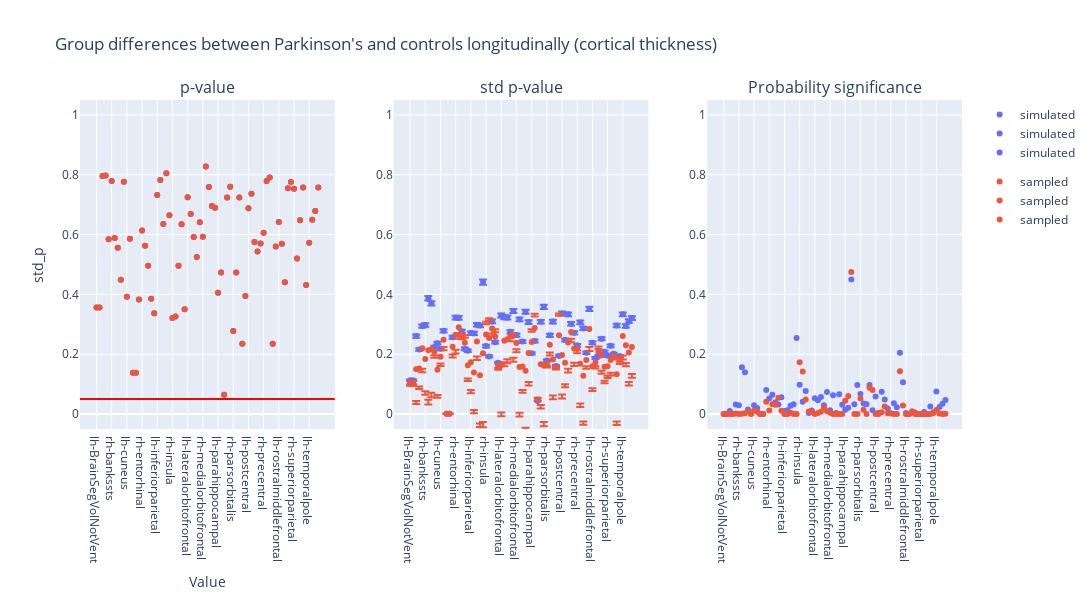

Write notebook code for a chart like this one.
### Code cell
plot_dumbbell(
    ancova_longitudinal_thickness,
    "Group differences between Parkinson's and controls longitudinally (cortical thickness)",
    "group"
)

### Figure 1 — Plotly figure (JSON) as saved in the notebook; plotly's stock layout.template omitted (floating-point values rounded to 4 significant figures)
{"data": [{"hovertemplate": "group=simulated<br>region=%{x}<br>p_value=%{y}<extra></extra>", "legendgroup": "simulated", "marker": {"color": "#636efa", "symbol": "circle"}, "mode": "markers", "name": "simulated", "orientation": "v", "showlegend": true, "type": "scatter", "x": ["lh-BrainSegVolNotVent", "rh-BrainSegVolNotVent", "lh-MeanThickness", "rh-MeanThickness", "lh-bankssts", "rh-bankssts", "lh-caudalanteriorcingulate", "rh-caudalanteriorcingulate", "lh-caudalmiddlefrontal", "rh-caudalmiddlefrontal", "lh-cuneus", "rh-cuneus", "lh-eTIV", "rh-eTIV", "lh-entorhinal", "rh-entorhinal", "lh-frontalpole", "rh-frontalpole", "lh-fusiform", "rh-fusiform", "lh-inferiorparietal", "rh-inferiorparietal", "lh-inferiortemporal", "rh-inferiortemporal", "lh-insula", "rh-insula", "lh-isthmuscingulate", "rh-isthmuscingulate", "lh-lateraloccipital", "rh-lateraloccipital", "lh-lateralorbitofrontal", "rh-lateralorbitofrontal", "lh-lingual", "rh-lingual", "lh-medialorbitofrontal", "rh-medialorbitofrontal", "lh-middletemporal", "rh-middletemporal", "lh-paracentral", "rh-paracentral", "lh-parahippocampal", "rh-parahippocampal", "lh-parsopercularis", "rh-parsopercularis", "lh-parsorbitalis", "rh-parsorbitalis", "lh-parstriangularis", "rh-parstriangularis", "lh-pericalcarine", "rh-pericalcarine", "lh-postcentral", "rh-postcentral", "lh-posteriorcingulate", "rh-posteriorcingulate", "lh-precentral", "rh-precentral", "lh-precuneus", "rh-precuneus", "lh-rostralanteriorcingulate", "rh-rostralanteriorcingulate", "lh-rostralmiddlefrontal", "rh-rostralmiddlefrontal", "lh-superiorfrontal", "rh-superiorfrontal", "lh-superiorparietal", "rh-superiorparietal", "lh-superiortemporal", "rh-superiortemporal", "lh-supramarginal", "rh-supramarginal", "lh-temporalpole", "rh-temporalpole", "lh-transversetemporal", "rh-transversetemporal"], "xaxis": "x", "y": [0.3562, 0.3562, 0.7958, 0.7972, 0.5844, 0.779, 0.5886, 0.556, 0.4492, 0.7769, 0.3918, 0.5862, 0.1379, 0.1379, 0.3832, 0.6136, 0.5626, 0.4961, 0.3856, 0.3373, 0.7324, 0.7827, 0.6352, 0.8048, 0.6647, 0.3212, 0.3261, 0.4962, 0.6344, 0.3503, 0.7251, 0.6685, 0.5916, 0.5255, 0.6411, 0.5924, 0.8274, 0.7592, 0.6958, 0.6901, 0.4059, 0.4735, 0.06442, 0.7243, 0.7603, 0.2779, 0.473, 0.7244, 0.2346, 0.3944, 0.6881, 0.7364, 0.5754, 0.5432, 0.5705, 0.6061, 0.779, 0.7905, 0.2349, 0.5603, 0.6417, 0.5691, 0.4405, 0.7553, 0.7762, 0.7534, 0.52, 0.6479, 0.757, 0.4317, 0.5726, 0.6495, 0.6792, 0.7576], "yaxis": "y"}, {"hovertemplate": "group=sampled<br>region=%{x}<br>p_value=%{y}<extra></extra>", "legendgroup": "sampled", "marker": {"color": "#EF553B", "symbol": "circle"}, "mode": "markers", "name": "sampled", "orientation": "v", "showlegend": true, "type": "scatter", "x": ["lh-BrainSegVolNotVent", "rh-BrainSegVolNotVent", "lh-MeanThickness", "rh-MeanThickness", "lh-bankssts", "rh-bankssts", "lh-caudalanteriorcingulate", "rh-caudalanteriorcingulate", "lh-caudalmiddlefrontal", "rh-caudalmiddlefrontal", "lh-cuneus", "rh-cuneus", "lh-eTIV", "rh-eTIV", "lh-entorhinal", "rh-entorhinal", "lh-frontalpole", "rh-frontalpole", "lh-fusiform", "rh-fusiform", "lh-inferiorparietal", "rh-inferiorparietal", "lh-inferiortemporal", "rh-inferiortemporal", "lh-insula", "rh-insula", "lh-isthmuscingulate", "rh-isthmuscingulate", "lh-lateraloccipital", "rh-lateraloccipital", "lh-lateralorbitofrontal", "rh-lateralorbitofrontal", "lh-lingual", "rh-lingual", "lh-medialorbitofrontal", "rh-medialorbitofrontal", "lh-middletemporal", "rh-middletemporal", "lh-paracentral", "rh-paracentral", "lh-parahippocampal", "rh-parahippocampal", "lh-parsopercularis", "rh-parsopercularis", "lh-parsorbitalis", "rh-parsorbitalis", "lh-parstriangularis", "rh-parstriangularis", "lh-pericalcarine", "rh-pericalcarine", "lh-postcentral", "rh-postcentral", "lh-posteriorcingulate", "rh-posteriorcingulate", "lh-precentral", "rh-precentral", "lh-precuneus", "rh-precuneus", "lh-rostralanteriorcingulate", "rh-rostralanteriorcingulate", "lh-rostralmiddlefrontal", "rh-rostralmiddlefrontal", "lh-superiorfrontal", "rh-superiorfrontal", "lh-superiorparietal", "rh-superiorparietal", "lh-superiortemporal", "rh-superiortemporal", "lh-supramarginal", "rh-supramarginal", "lh-temporalpole", "rh-temporalpole", "lh-transversetemporal", "rh-transversetemporal"], "xaxis": "x", "y": [0.3562, 0.3562, 0.7958, 0.7972, 0.5844, 0.779, 0.5886, 0.556, 0.4492, 0.7769, 0.3918, 0.5862, 0.1379, 0.1379, 0.3832, 0.6136, 0.5626, 0.4961, 0.3856, 0.3373, 0.7324, 0.7827, 0.6352, 0.8048, 0.6647, 0.3212, 0.3261, 0.4962, 0.6344, 0.3503, 0.7251, 0.6685, 0.5916, 0.5255, 0.6411, 0.5924, 0.8274, 0.7592, 0.6958, 0.6901, 0.4059, 0.4735, 0.06442, 0.7243, 0.7603, 0.2779, 0.473, 0.7244, 0.2346, 0.3944, 0.6881, 0.7364, 0.5754, 0.5432, 0.5705, 0.6061, 0.779, 0.7905, 0.2349, 0.5603, 0.6417, 0.5691, 0.4405, 0.7553, 0.7762, 0.7534, 0.52, 0.6479, 0.757, 0.4317, 0.5726, 0.6495, 0.6792, 0.7576], "yaxis": "y"}, {"error_y": {"array": [0.002201, 0.002201, 0.005075, 0.00421, 0.005726, 0.005806, 0.007543, 0.007209, 0.004362, 0.004615, 0.004244, 0.005418, 2.241e-05, 2.241e-05, 0.004998, 0.006281, 0.006266, 0.005389, 0.004243, 0.00412, 0.005272, 0.005253, 0.005818, 0.005768, 0.008595, 0.004428, 0.003751, 0.006032, 0.004679, 0.003334, 0.00642, 0.006296, 0.006286, 0.005351, 0.006714, 0.005143, 0.006162, 0.004717, 0.006667, 0.005989, 0.003954, 0.004758, 0.0008532, 0.006008, 0.00698, 0.00348, 0.005124, 0.006022, 0.003131, 0.003787, 0.006547, 0.00482, 0.006493, 0.005878, 0.005288, 0.004478, 0.005967, 0.005576, 0.003995, 0.00685, 0.004644, 0.003637, 0.003784, 0.004899, 0.004062, 0.003793, 0.004445, 0.00392, 0.005767, 0.003773, 0.00649, 0.005732, 0.006048, 0.006249], "arrayminus": [0.002245, 0.002245, 0.005178, 0.004295, 0.005842, 0.005924, 0.007696, 0.007355, 0.00445, 0.004709, 0.00433, 0.005528, 2.287e-05, 2.287e-05, 0.005099, 0.006408, 0.006393, 0.005498, 0.004328, 0.004203, 0.005378, 0.005359, 0.005935, 0.005885, 0.008769, 0.004517, 0.003827, 0.006154, 0.004774, 0.003402, 0.00655, 0.006424, 0.006414, 0.005459, 0.00685, 0.005247, 0.006287, 0.004813, 0.006802, 0.00611, 0.004034, 0.004854, 0.0008704, 0.00613, 0.007121, 0.00355, 0.005228, 0.006143, 0.003194, 0.003864, 0.006679, 0.004918, 0.006624, 0.005997, 0.005395, 0.004569, 0.006088, 0.005689, 0.004076, 0.006988, 0.004738, 0.003711, 0.003861, 0.004999, 0.004144, 0.00387, 0.004535, 0.003999, 0.005884, 0.003849, 0.006622, 0.005848, 0.00617, 0.006375]}, "hovertemplate": "group=simulated<br>region=%{x}<br>std_p=%{y}<extra></extra>", "legendgroup": "simulated", "marker": {"color": "#636efa", "symbol": "circle"}, "mode": "markers", "name": "simulated", "orientation": "v", "showlegend": true, "type": "scatter", "x": ["lh-BrainSegVolNotVent", "rh-BrainSegVolNotVent", "lh-MeanThickness", "rh-MeanThickness", "lh-bankssts", "rh-bankssts", "lh-caudalanteriorcingulate", "rh-caudalanteriorcingulate", "lh-caudalmiddlefrontal", "rh-caudalmiddlefrontal", "lh-cuneus", "rh-cuneus", "lh-eTIV", "rh-eTIV", "lh-entorhinal", "rh-entorhinal", "lh-frontalpole", "rh-frontalpole", "lh-fusiform", "rh-fusiform", "lh-inferiorparietal", "rh-inferiorparietal", "lh-inferiortemporal", "rh-inferiortemporal", "lh-insula", "rh-insula", "lh-isthmuscingulate", "rh-isthmuscingulate", "lh-lateraloccipital", "rh-lateraloccipital", "lh-lateralorbitofrontal", "rh-lateralorbitofrontal", "lh-lingual", "rh-lingual", "lh-medialorbitofrontal", "rh-medialorbitofrontal", "lh-middletemporal", "rh-middletemporal", "lh-paracentral", "rh-paracentral", "lh-parahippocampal", "rh-parahippocampal", "lh-parsopercularis", "rh-parsopercularis", "lh-parsorbitalis", "rh-parsorbitalis", "lh-parstriangularis", "rh-parstriangularis", "lh-pericalcarine", "rh-pericalcarine", "lh-postcentral", "rh-postcentral", "lh-posteriorcingulate", "rh-posteriorcingulate", "lh-precentral", "rh-precentral", "lh-precuneus", "rh-precuneus", "lh-rostralanteriorcingulate", "rh-rostralanteriorcingulate", "lh-rostralmiddlefrontal", "rh-rostralmiddlefrontal", "lh-superiorfrontal", "rh-superiorfrontal", "lh-superiorparietal", "rh-superiorparietal", "lh-superiortemporal", "rh-superiortemporal", "lh-supramarginal", "rh-supramarginal", "lh-temporalpole", "rh-temporalpole", "lh-transversetemporal", "rh-transversetemporal"], "xaxis": "x2", "y": [0.113, 0.113, 0.2606, 0.2162, 0.294, 0.2981, 0.3873, 0.3701, 0.224, 0.237, 0.2179, 0.2782, 0.001151, 0.001151, 0.2566, 0.3225, 0.3217, 0.2767, 0.2178, 0.2115, 0.2707, 0.2697, 0.2987, 0.2962, 0.4413, 0.2273, 0.1926, 0.3097, 0.2403, 0.1712, 0.3297, 0.3233, 0.3228, 0.2748, 0.3447, 0.2641, 0.3164, 0.2422, 0.3423, 0.3075, 0.203, 0.2443, 0.04381, 0.3085, 0.3584, 0.1787, 0.2631, 0.3092, 0.1607, 0.1944, 0.3361, 0.2475, 0.3334, 0.3018, 0.2715, 0.2299, 0.3064, 0.2863, 0.2051, 0.3517, 0.2384, 0.1868, 0.1943, 0.2516, 0.2086, 0.1948, 0.2282, 0.2013, 0.2961, 0.1937, 0.3333, 0.2943, 0.3106, 0.3209], "yaxis": "y2"}, {"error_y": {"array": [-0.00567, -0.00567, -0.106, -0.05999, -0.06861, -0.1082, -0.1661, -0.1461, -0.01134, -0.08436, -0.02225, -0.02431, 1.619e-05, 1.619e-05, -0.02629, -0.0507, -0.025, -0.004999, 0.02507, -0.04432, -0.0925, -0.1255, -0.05031, -0.1611, -0.2296, 0.04304, 0.06561, -0.01737, 0.02378, -0.006544, -0.159, -0.07205, -0.06681, -0.007421, -0.07473, -0.021, -0.1529, -0.07838, -0.1909, -0.09706, 0.04208, 0.04799, 0.005764, -0.136, -0.1892, -0.006363, -0.02602, -0.1206, -0.001117, 0.07268, -0.1322, -0.07147, -0.08753, -0.02202, -0.0473, -0.006385, -0.1325, -0.1528, -0.02065, -0.06028, -0.07368, -0.01164, 0.01747, -0.0509, -0.04673, -0.03127, -0.04283, -0.003586, -0.1576, -0.007438, -0.0657, -0.05878, -0.09857, -0.09017], "arrayminus": [0.01012, 0.01012, 0.1162, 0.0685, 0.08018, 0.1199, 0.1814, 0.1606, 0.02015, 0.09368, 0.03082, 0.03526, 2.909e-05, 2.909e-05, 0.03639, 0.06339, 0.03766, 0.01589, -0.01649, 0.05264, 0.1031, 0.1361, 0.06206, 0.1728, 0.247, -0.0341, -0.05803, 0.02956, -0.01433, 0.01328, 0.1719, 0.08477, 0.07951, 0.01823, 0.08829, 0.03139, 0.1654, 0.08791, 0.2044, 0.1092, -0.03409, -0.03838, -0.00404, 0.1482, 0.2033, 0.01339, 0.03637, 0.1328, 0.007441, -0.06503, 0.1454, 0.08121, 0.1007, 0.0339, 0.05799, 0.01543, 0.1445, 0.1641, 0.02872, 0.07412, 0.08306, 0.01899, -0.009821, 0.0608, 0.05494, 0.03894, 0.05181, 0.0115, 0.1693, 0.01506, 0.07881, 0.07036, 0.1108, 0.1028]}, "hovertemplate": "group=sampled<br>region=%{x}<br>std_p=%{y}<extra></extra>", "legendgroup": "sampled", "marker": {"color": "#EF553B", "symbol": "circle"}, "mode": "markers", "name": "sampled", "orientation": "v", "showlegend": true, "type": "scatter", "x": ["lh-BrainSegVolNotVent", "rh-BrainSegVolNotVent", "lh-MeanThickness", "rh-MeanThickness", "lh-bankssts", "rh-bankssts", "lh-caudalanteriorcingulate", "rh-caudalanteriorcingulate", "lh-caudalmiddlefrontal", "rh-caudalmiddlefrontal", "lh-cuneus", "rh-cuneus", "lh-eTIV", "rh-eTIV", "lh-entorhinal", "rh-entorhinal", "lh-frontalpole", "rh-frontalpole", "lh-fusiform", "rh-fusiform", "lh-inferiorparietal", "rh-inferiorparietal", "lh-inferiortemporal", "rh-inferiortemporal", "lh-insula", "rh-insula", "lh-isthmuscingulate", "rh-isthmuscingulate", "lh-lateraloccipital", "rh-lateraloccipital", "lh-lateralorbitofrontal", "rh-lateralorbitofrontal", "lh-lingual", "rh-lingual", "lh-medialorbitofrontal", "rh-medialorbitofrontal", "lh-middletemporal", "rh-middletemporal", "lh-paracentral", "rh-paracentral", "lh-parahippocampal", "rh-parahippocampal", "lh-parsopercularis", "rh-parsopercularis", "lh-parsorbitalis", "rh-parsorbitalis", "lh-parstriangularis", "rh-parstriangularis", "lh-pericalcarine", "rh-pericalcarine", "lh-postcentral", "rh-postcentral", "lh-posteriorcingulate", "rh-posteriorcingulate", "lh-precentral", "rh-precentral", "lh-precuneus", "rh-precuneus", "lh-rostralanteriorcingulate", "rh-rostralanteriorcingulate", "lh-rostralmiddlefrontal", "rh-rostralmiddlefrontal", "lh-superiorfrontal", "rh-superiorfrontal", "lh-superiorparietal", "rh-superiorparietal", "lh-superiortemporal", "rh-superiortemporal", "lh-supramarginal", "rh-supramarginal", "lh-temporalpole", "rh-temporalpole", "lh-transversetemporal", "rh-transversetemporal"], "xaxis": "x2", "y": [0.1051, 0.1051, 0.1495, 0.152, 0.2197, 0.1841, 0.2136, 0.2169, 0.2083, 0.148, 0.1914, 0.2485, 0.001145, 0.001145, 0.2254, 0.2655, 0.2905, 0.2663, 0.2387, 0.1631, 0.1729, 0.1389, 0.2426, 0.1293, 0.2031, 0.266, 0.2545, 0.2863, 0.2594, 0.1613, 0.1643, 0.245, 0.2497, 0.262, 0.2633, 0.2379, 0.1573, 0.1591, 0.1447, 0.2045, 0.2411, 0.2875, 0.04872, 0.1665, 0.1622, 0.1688, 0.232, 0.1825, 0.1565, 0.2633, 0.1974, 0.1712, 0.2394, 0.2739, 0.2189, 0.2191, 0.1679, 0.1279, 0.1805, 0.2846, 0.1601, 0.1715, 0.208, 0.1958, 0.1578, 0.1597, 0.181, 0.1938, 0.1327, 0.1825, 0.2611, 0.2298, 0.2059, 0.2244], "yaxis": "y2"}, {"hovertemplate": "group=simulated<br>region=%{x}<br>psig=%{y}<extra></extra>", "legendgroup": "simulated", "marker": {"color": "#636efa", "symbol": "circle"}, "mode": "markers", "name": "simulated", "orientation": "v", "showlegend": true, "type": "scatter", "x": ["lh-BrainSegVolNotVent", "rh-BrainSegVolNotVent", "lh-MeanThickness", "rh-MeanThickness", "lh-bankssts", "rh-bankssts", "lh-caudalanteriorcingulate", "rh-caudalanteriorcingulate", "lh-caudalmiddlefrontal", "rh-caudalmiddlefrontal", "lh-cuneus", "rh-cuneus", "lh-eTIV", "rh-eTIV", "lh-entorhinal", "rh-entorhinal", "lh-frontalpole", "rh-frontalpole", "lh-fusiform", "rh-fusiform", "lh-inferiorparietal", "rh-inferiorparietal", "lh-inferiortemporal", "rh-inferiortemporal", "lh-insula", "rh-insula", "lh-isthmuscingulate", "rh-isthmuscingulate", "lh-lateraloccipital", "rh-lateraloccipital", "lh-lateralorbitofrontal", "rh-lateralorbitofrontal", "lh-lingual", "rh-lingual", "lh-medialorbitofrontal", "rh-medialorbitofrontal", "lh-middletemporal", "rh-middletemporal", "lh-paracentral", "rh-paracentral", "lh-parahippocampal", "rh-parahippocampal", "lh-parsopercularis", "rh-parsopercularis", "lh-parsorbitalis", "rh-parsorbitalis", "lh-parstriangularis", "rh-parstriangularis", "lh-pericalcarine", "rh-pericalcarine", "lh-postcentral", "rh-postcentral", "lh-posteriorcingulate", "rh-posteriorcingulate", "lh-precentral", "rh-precentral", "lh-precuneus", "rh-precuneus", "lh-rostralanteriorcingulate", "rh-rostralanteriorcingulate", "lh-rostralmiddlefrontal", "rh-rostralmiddlefrontal", "lh-superiorfrontal", "rh-superiorfrontal", "lh-superiorparietal", "rh-superiorparietal", "lh-superiortemporal", "rh-superiortemporal", "lh-supramarginal", "rh-supramarginal", "lh-temporalpole", "rh-temporalpole", "lh-transversetemporal", "rh-transversetemporal"], "xaxis": "x3", "y": [7.184e-05, 7.184e-05, 0.009825, 0.001079, 0.03156, 0.02937, 0.1562, 0.1394, 0.01516, 0.00298, 0.02927, 0.02052, 0.0, 0.0, 0.08034, 0.05215, 0.06413, 0.03965, 0.03209, 0.05633, 0.01054, 0.0125, 0.02808, 0.03274, 0.2544, 0.09761, 0.04135, 0.07682, 0.00372, 0.01173, 0.05263, 0.04614, 0.05717, 0.02938, 0.07358, 0.0127, 0.06272, 0.003482, 0.0664, 0.03126, 0.01415, 0.02126, 0.4496, 0.03239, 0.09722, 0.06732, 0.03565, 0.03295, 0.09753, 0.01251, 0.05904, 0.00413, 0.07447, 0.04837, 0.0188, 0.002804, 0.03635, 0.02249, 0.2051, 0.1064, 0.003263, 0.0002686, 0.005106, 0.005273, 0.000515, 0.0001411, 0.006736, 0.000316, 0.02524, 0.005886, 0.07521, 0.02384, 0.03402, 0.04686], "yaxis": "y3"}, {"hovertemplate": "group=sampled<br>region=%{x}<br>psig=%{y}<extra></extra>", "legendgroup": "sampled", "marker": {"color": "#EF553B", "symbol": "circle"}, "mode": "markers", "name": "sampled", "orientation": "v", "showlegend": true, "type": "scatter", "x": ["lh-BrainSegVolNotVent", "rh-BrainSegVolNotVent", "lh-MeanThickness", "rh-MeanThickness", "lh-bankssts", "rh-bankssts", "lh-caudalanteriorcingulate", "rh-caudalanteriorcingulate", "lh-caudalmiddlefrontal", "rh-caudalmiddlefrontal", "lh-cuneus", "rh-cuneus", "lh-eTIV", "rh-eTIV", "lh-entorhinal", "rh-entorhinal", "lh-frontalpole", "rh-frontalpole", "lh-fusiform", "rh-fusiform", "lh-inferiorparietal", "rh-inferiorparietal", "lh-inferiortemporal", "rh-inferiortemporal", "lh-insula", "rh-insula", "lh-isthmuscingulate", "rh-isthmuscingulate", "lh-lateraloccipital", "rh-lateraloccipital", "lh-lateralorbitofrontal", "rh-lateralorbitofrontal", "lh-lingual", "rh-lingual", "lh-medialorbitofrontal", "rh-medialorbitofrontal", "lh-middletemporal", "rh-middletemporal", "lh-paracentral", "rh-paracentral", "lh-parahippocampal", "rh-parahippocampal", "lh-parsopercularis", "rh-parsopercularis", "lh-parsorbitalis", "rh-parsorbitalis", "lh-parstriangularis", "rh-parstriangularis", "lh-pericalcarine", "rh-pericalcarine", "lh-postcentral", "rh-postcentral", "lh-posteriorcingulate", "rh-posteriorcingulate", "lh-precentral", "rh-precentral", "lh-precuneus", "rh-precuneus", "lh-rostralanteriorcingulate", "rh-rostralanteriorcingulate", "lh-rostralmiddlefrontal", "rh-rostralmiddlefrontal", "lh-superiorfrontal", "rh-superiorfrontal", "lh-superiorparietal", "rh-superiorparietal", "lh-superiortemporal", "rh-superiortemporal", "lh-supramarginal", "rh-supramarginal", "lh-temporalpole", "rh-temporalpole", "lh-transversetemporal", "rh-transversetemporal"], "xaxis": "x3", "y": [1.913e-05, 1.913e-05, 5.755e-07, 9.36e-07, 0.002037, 6.098e-05, 0.001371, 0.002467, 0.00829, 3.04e-07, 0.0116, 0.00759, 0.0, 0.0, 0.04071, 0.01162, 0.03302, 0.03077, 0.05426, 0.01099, 1.211e-05, 4.572e-08, 0.004121, 6.375e-09, 0.000321, 0.1733, 0.142, 0.04904, 0.008284, 0.007226, 3.607e-06, 0.003889, 0.007609, 0.0207, 0.009275, 0.004627, 4.965e-06, 1.847e-06, 1.204e-07, 0.0003125, 0.04461, 0.06065, 0.4746, 4.993e-06, 3.068e-06, 0.05174, 0.01438, 3.792e-05, 0.0883, 0.0807, 0.0001764, 9.768e-06, 0.005774, 0.02486, 0.002296, 0.001561, 8.623e-06, 2.808e-09, 0.143, 0.02896, 3.802e-06, 6.28e-05, 0.009485, 0.0001559, 1.785e-06, 1.948e-06, 0.0004264, 0.0001697, 6.27e-09, 0.003266, 0.01334, 0.002002, 0.0003667, 0.001314], "yaxis": "y3"}], "layout": {"annotations": [{"font": {"size": 16}, "showarrow": false, "text": "p-value", "x": 0.1444, "xanchor": "center", "xref": "paper", "y": 1, "yanchor": "bottom", "yref": "paper"}, {"font": {"size": 16}, "showarrow": false, "text": "std p-value", "x": 0.5, "xanchor": "center", "xref": "paper", "y": 1, "yanchor": "bottom", "yref": "paper"}, {"font": {"size": 16}, "showarrow": false, "text": "Probability significance", "x": 0.8556, "xanchor": "center", "xref": "paper", "y": 1, "yanchor": "bottom", "yref": "paper"}], "height": 600, "hovermode": "closest", "shapes": [{"line": {"color": "red", "width": 2}, "type": "line", "x0": 0, "x1": 1, "xref": "x domain", "y0": 0.05, "y1": 0.05, "yref": "y"}], "title": {"text": "Group differences between Parkinson's and controls longitudinally (cortical thickness)"}, "width": 1400, "xaxis": {"anchor": "y", "domain": [0, 0.2889], "title": {"text": "Value"}}, "xaxis2": {"anchor": "y2", "domain": [0.3556, 0.6444]}, "xaxis3": {"anchor": "y3", "domain": [0.7111, 1]}, "yaxis": {"anchor": "x", "domain": [0, 1], "range": [-0.05, 1.05], "title": {"text": "std_p"}}, "yaxis2": {"anchor": "x2", "domain": [0, 1], "range": [-0.05, 1.05]}, "yaxis3": {"anchor": "x3", "domain": [0, 1], "range": [-0.05, 1.05]}}}
